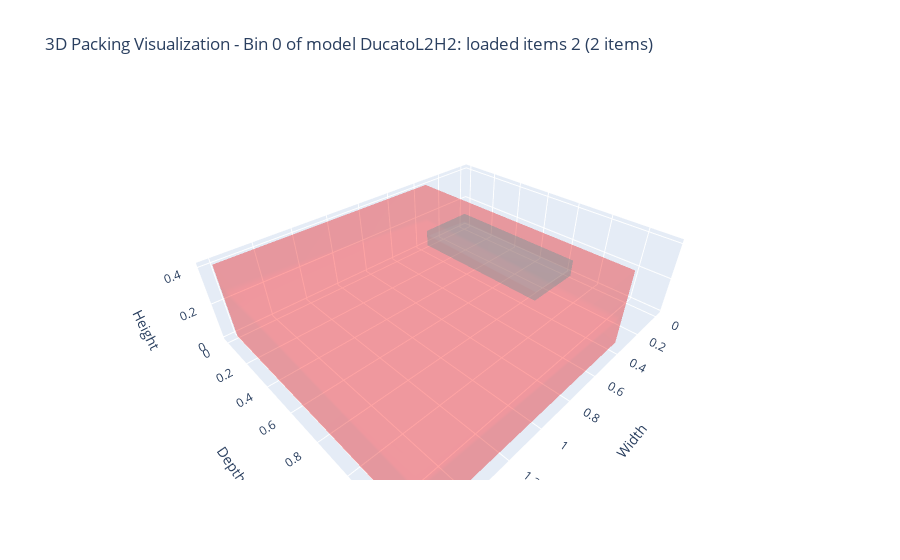

Write notebook code for a chart like this one.
### Code cell
#for bin in packer.current_configuration:
#    py3dbl.render_bin_interactive(bin,border_width=1.0,transparency=.8)
py3dbl.render_bin_interactive(packer.current_configuration[0],render_bin=False,border_width=1.0,transparency=.8)

### Figure 1 — Plotly figure (JSON) as saved in the notebook; plotly's stock layout.template omitted (floating-point values rounded to 4 significant figures)
{"data": [{"alphahull": 0, "color": "cyan", "contour": {"color": "black", "show": true, "width": 1}, "name": "0", "opacity": 0.2, "showscale": false, "type": "mesh3d", "x": [0, 0.3453, 0.3453, 0, 0, 0.3453, 0.3453, 0], "y": [0, 0, 0, 0, 0.851, 0.851, 0.851, 0.851], "z": [0, 0, 0.1034, 0.1034, 0, 0, 0.1034, 0.1034]}, {"alphahull": 0, "color": "red", "contour": {"color": "black", "show": true, "width": 1}, "name": "1", "opacity": 0.2, "showscale": false, "type": "mesh3d", "x": [0.3453, 1.604, 1.604, 0.3453, 0.3453, 1.604, 1.604, 0.3453], "y": [0, 0, 0, 0, 1.325, 1.325, 1.325, 1.325], "z": [0, 0, 0.41, 0.41, 0, 0, 0.41, 0.41]}], "layout": {"scene": {"aspectmode": "data", "xaxis": {"title": {"text": "Width"}}, "yaxis": {"title": {"text": "Depth"}}, "zaxis": {"title": {"text": "Height"}}}, "title": {"text": "3D Packing Visualization - Bin 0 of model DucatoL2H2: loaded items 2 (2 items)"}}}
